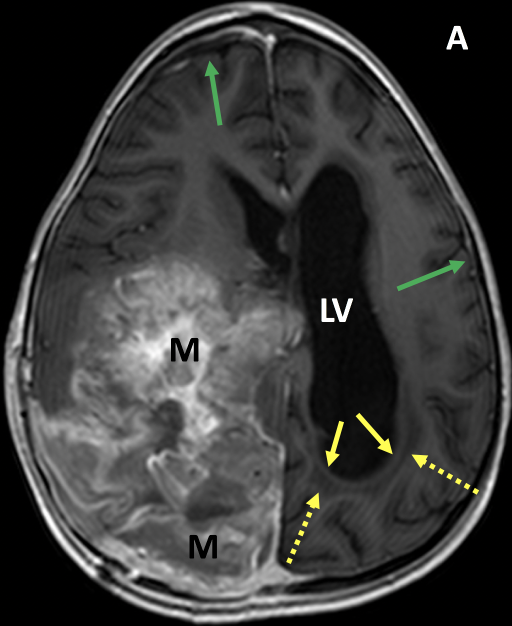
#> input picture DATASET/yes/3.jpg, 1024 x 1252 px (shown at 1/2 size)
$ jupyter execute --allow-errors 'Autoencoder.V.2 for image compression using Deep learning.ipynb'   (shell and % lines are left out)
#> lines starting #> are read from the running program, lines starting #| are printed output that depends on the picture; after the words box and inside, x2 and y2 are one past the last pixel; in counts of white or black regions, pixels touching at a corner belong together
#> further down, example_image is the input picture: shape (1252, 1024, 3); mean B, G, R 56.3, 57.1, 56.9
## V2
# Autoencoder for image compression using Deep learning

### By Tirtharaj Sinha([@tirtharajsinha](https://github.com/tirtharajsinha))

[cell 1]
# to subpress warning
import warnings
warnings.filterwarnings("ignore")

try:
    #importing librarys

    # cv2 is a python external package to do image processing and manipulation related stuff.
    import cv2

    # imutils is a series of convenience functions to make basic image processing easy.
    import imutils

    # tensorflow is a python library for machine learning and artificial intelligence related work.
    import tensorflow as tf


    # NumPy is a Python library used for working with arrays
    import numpy as np

    # pandas offers data structures and operations for manipulating numerical tables and time series.
    import pandas as pd

    # Keras is a library that provides a Python interface for artificial neural networks.
    # Keras acts as an interface for the TensorFlow library.
    import keras


    # 1. Keras layers are the building blocks of the Keras library that can be stacked together for creating neural network models.
    # 2. Keras Conv2D creates a 2D convolution kernel that is wind with layers input which helps produce a tensor of outputs.
    # 3. maxpooling2D Downsamples the input along its spatial dimensions by taking the maximum value over an input window for each channel of the input.
    # 4 .Flattening is converting the data into a 1-dimensional array for inputting it to the next layer.
    # 5 .Dropout regularization technique for reducing overfitting in neural networks by preventing complex co-adaptations on training data.
    # 6. Batch normalization is a technique for training very deep neural networks that standardizes the inputs to a layer for each mini-batch.
    from keras.layers import Conv2D, MaxPooling2D, Flatten, Dense, Dropout, BatchNormalization


    #  Model groups layers into an object with training and inference features.
    from tensorflow.keras.models import Model

    # tensorflow.keras.callbacks is used to visualize training of a model.
    from tensorflow.keras.callbacks import TensorBoard, ModelCheckpoint

    # used to split dataset(features and target) into test and test
    from sklearn.model_selection import train_test_split

    # F1/F Score is a measure of how accurate a model is by using Precision and Recall following the
    # formula of: F1_Score = 2 * ((Precision * Recall) / (Precision + Recall))
    # Precision is commonly called positive predictive value.
    from sklearn.metrics import f1_score

    # shuffle the dataset for a even mixture of each type of feature and target.it gives better result.
    from sklearn.utils import shuffle

    # A one hot encoding allows the representation of categorical data to be more expressive.
    from sklearn.preprocessing import OneHotEncoder

    # confusion matrix is used to evaluate the accuracy of a classification.[[TP,FP],[FN,TN]]
    # A classification report is a performance evaluation metric in machine learning.
    # It is used to show the precision, recall, F1 Score, and support of your trained classification model.
    from sklearn.metrics import confusion_matrix,classification_report

    # importing prebuild structure similarity index
    from skimage.metrics import structural_similarity as SSIM

    # The OS module in Python provides functions for interacting with the operating system.
    import os

    # Matplotlib is a data visualization and graphical plotting library for Python.
    import matplotlib.pyplot as plt

    # seaborn is alse a data visualization and graphical plotting library for Python.
    import seaborn as sn

    # used to display markdown,image,control (frontend utilities)
    from IPython import display

    import time
    # time package

    from math import log10, sqrt
    # for mathematical operations

    import random


except:
    !pip install -r requirements.txt
# dataset path
path = r"DATASET"
# make sure in this dir two folder named "yes" and "no" is present.

[cell 2]
# GPU Info
try:
    import GPUtil
except:
    !pip install GPUtil
    import GPUtil


# check physical computing devices
#> (the rest of this cell did not finish here and is left out)

[cell 3]
# this function crop out the unnecessary part of a image.
# it takes two parameter -> image : numpy/cv2 image array , plot : binary (You want to plot after before effect of the image)


def image_threshholder(image, plot=False):
    # grayscalling the image
    # applying gausionBlur operation on grayscaled image.
    # binary threshholding the image to clean the gray scale range and makes the image binary colored based on range.
    # to remove thresh holding comment the next line
#> called with plot = True
    grayscale=cv2.cvtColor(image, cv2.COLOR_BGR2GRAY)
    blurred=cv2.GaussianBlur(grayscale,(5,5),0)
    new_image= cv2.threshold(blurred, 100, 255, cv2.THRESH_BINARY,cv2.CHAIN_APPROX_SIMPLE)[1]
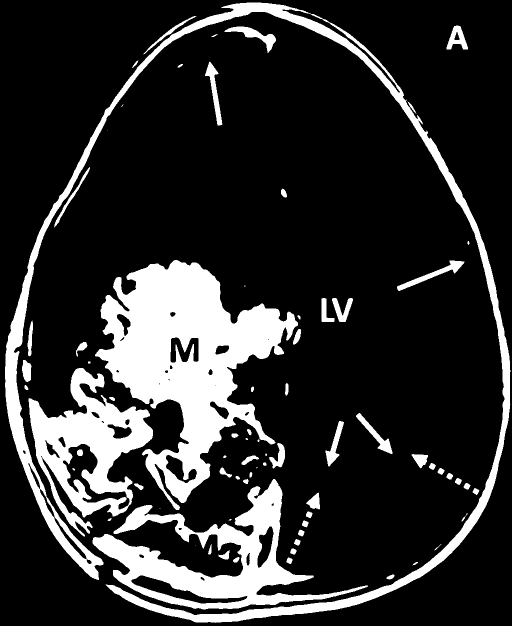
#> new_image: shape (1252, 1024) (shown at 1/2 size); 18.4% white; 75 white regions (11 under 20 px), largest, box (x1, y1, x2, y2) and area: (190, 520, 596, 1020) 86238, (10, 5, 1021, 1246) 57048, (185, 958, 736, 1219) 40761
    if plot:
        # plots the after before effect on the image based on parameter plot
        # plot if plot=true, ignore the if block if plot=False
        plt.figure()
#> (this line was passed over: IPython is not available in this run)
        plt.figure(figsize=(12, 7))
#> (this line was passed over: IPython is not available in this run)
        plt.subplot(1,2,1)
#> (this line was passed over: IPython is not available in this run)
        plt.imshow(image)
#> (this line was passed over: IPython is not available in this run)
        plt.tick_params(axis="both", which="both",
                        top=False,bottom=False,left=False,right=False,
                       labelbottom=False,labeltop=False,labelleft=False,
                       labelright=False)
#> (this line was passed over: IPython is not available in this run)
        plt.title("(a)")
#> (this line was passed over: IPython is not available in this run)

        plt.subplot(1,2,2)
#> (this line was passed over: IPython is not available in this run)
        plt.imshow(grayscale,cmap='gray')
        plt.tick_params(axis="both", which="both",
                        top=False,bottom=False,left=False,right=False,
                       labelbottom=False,labeltop=False,labelleft=False,
                       labelright=False)
        plt.title("(b)")

# [19 lines of commented-out code are left out]

    return grayscale,new_image

[cell 4]
# testing the crop_contour_brain_img() function
example_image=cv2.imread(path+"/yes/3.jpg")
img=image_threshholder(example_image,True)


$ run again, with DATASET/yes/1.jpg copied over DATASET/yes/3.jpg
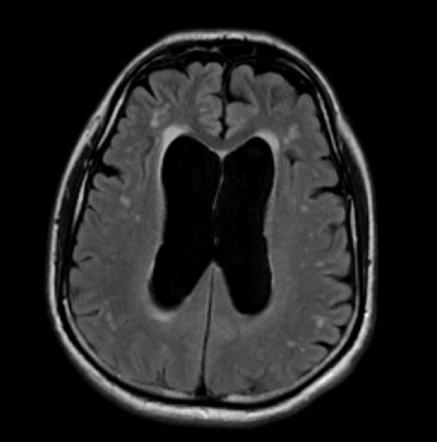
#> input picture DATASET/yes/1.jpg, 437 x 442 px
#> example_image is the input picture: shape (442, 437, 3); min 0, max 243, mean 34.6
#> in image_threshholder, `new_image= cv2.threshold(blurred, 100, 255, cv2.THRESH_BINARY,cv2.CHAI..`:
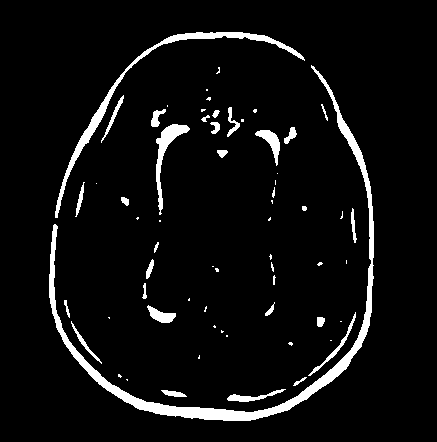
#> new_image: shape (442, 437); 5.6% white; 64 white regions (33 under 20 px), largest, box (x1, y1, x2, y2) and area: (49, 65, 374, 421) 5232, (55, 32, 305, 218) 1893, (156, 124, 190, 215) 722

$ run again, with DATASET/yes/100.jpg copied over DATASET/yes/3.jpg
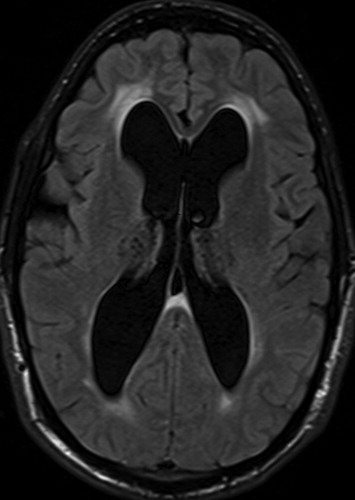
#> input picture DATASET/yes/100.jpg, 355 x 500 px
#> example_image is the input picture: shape (500, 355, 3); min 0, max 246, mean 34.3
#> in image_threshholder, `new_image= cv2.threshold(blurred, 100, 255, cv2.THRESH_BINARY,cv2.CHAI..`:
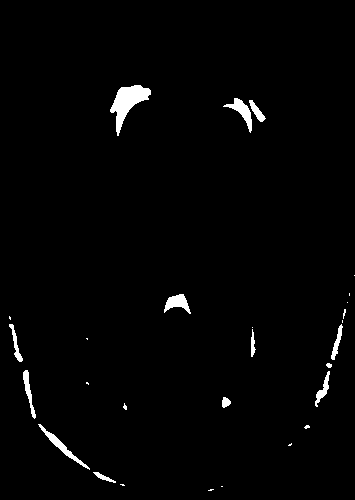
#> new_image: shape (500, 355); 1.7% white; 28 white regions (15 under 20 px), largest, box (x1, y1, x2, y2) and area: (110, 85, 151, 136) 860, (38, 424, 90, 470) 321, (223, 98, 252, 133) 319

$ run again, with DATASET/yes/101.jpg copied over DATASET/yes/3.jpg
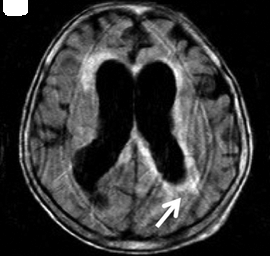
#> input picture DATASET/yes/101.jpg, 270 x 258 px
#> example_image is the input picture: shape (258, 270, 3); min 0, max 255, mean 54.8
#> in image_threshholder, `blurred=cv2.GaussianBlur(grayscale,(5,5),0)`:
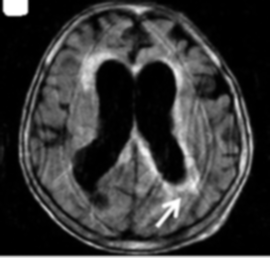
#> blurred: shape (258, 270); min 0, max 255, mean 54.7
#> in image_threshholder, `new_image= cv2.threshold(blurred, 100, 255, cv2.THRESH_BINARY,cv2.CHAI..`:
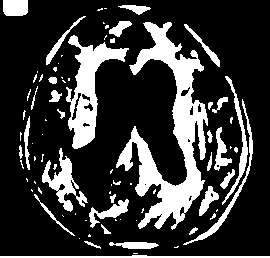
#> new_image: shape (258, 270); 22.3% white; 82 white regions (49 under 20 px), largest, box (x1, y1, x2, y2) and area: (116, 22, 208, 230) 6493, (66, 35, 129, 149) 2543, (42, 148, 88, 212) 957
